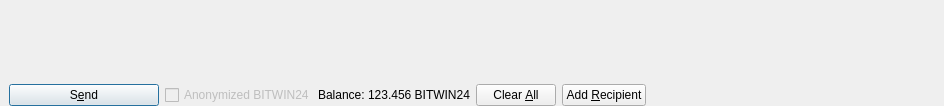
          <widget class="QWidget" name="scrollAreaWidgetContents">
           <property name="geometry">
            <rect>
             <x>0</x>
             <y>0</y>
             <width>944</width>
             <height>106</height>
            </rect>
           </property>
           <layout class="QVBoxLayout" name="verticalLayout_2" stretch="0,1,0">
            <property name="leftMargin">
             <number>0</number>
            </property>
            <property name="topMargin">
             <number>0</number>
            </property>
            <property name="rightMargin">
             <number>0</number>
            </property>
            <property name="bottomMargin">
             <number>0</number>
            </property>
            <item>
             <layout class="QVBoxLayout" name="entries">
              <property name="spacing">
               <number>6</number>
              </property>
             </layout>
            </item>
            <item>
             <spacer name="verticalSpacer">
              <property name="orientation">
               <enum>Qt::Vertical</enum>
              </property>
              <property name="sizeHint" stdset="0">
               <size>
                <width>20</width>
                <height>40</height>
               </size>
              </property>
             </spacer>
            </item>
            <item>
             <widget class="QFrame" name="frame_Send">
              <layout class="QHBoxLayout" name="horizontalLayout">
               <property name="bottomMargin">
                <number>0</number>
               </property>
               <item>
                <widget class="QPushButton" name="sendButton">
                 <property name="minimumSize">
                  <size>
                   <width>150</width>
                   <height>0</height>
                  </size>
                 </property>
                 <property name="toolTip">
                  <string>Confirm the send action</string>
                 </property>
                 <property name="text">
                  <string>S&amp;end</string>
                 </property>
                 <property name="icon">
                  <iconset resource="../bitwin24.qrc">
                   <normaloff>:/icons/send</normaloff>:/icons/send</iconset>
                 </property>
                 <property name="autoDefault">
                  <bool>false</bool>
                 </property>
                 <property name="default">
                  <bool>true</bool>
                 </property>
                </widget>
               </item>
               <item>
                <layout class="QHBoxLayout" name="horizontalLayout_2">
                 <property name="spacing">
                  <number>3</number>
                 </property>
                 <item>
                  <widget class="QCheckBox" name="checkzMAG">
                   <property name="enabled">
                    <bool>false</bool>
                   </property>
                   <property name="text">
                    <string>Anonymized BITWIN24</string>
                   </property>
                  </widget>
                 </item>
                 <item>
                  <widget class="QLabel" name="label">
                   <property name="text">
                    <string>Balance:</string>
                   </property>
                  </widget>
                 </item>
                 <item>
                  <widget class="QLabel" name="labelBalance">
                   <property name="sizePolicy">
                    <sizepolicy hsizetype="Preferred" vsizetype="Fixed">
                     <horstretch>0</horstretch>
                     <verstretch>0</verstretch>
                    </sizepolicy>
                   </property>
                   <property name="cursor">
                    <cursorShape>IBeamCursor</cursorShape>
                   </property>
                   <property name="text">
                    <string notr="true">123.456 BITWIN24</string>
                   </property>
                   <property name="textInteractionFlags">
                    <set>Qt::LinksAccessibleByMouse|Qt::TextSelectableByKeyboard|Qt::TextSelectableByMouse</set>
                   </property>
                  </widget>
                 </item>
                </layout>
               </item>
               <item>
                <widget class="QPushButton" name="clearButton">
                 <property name="sizePolicy">
                  <sizepolicy hsizetype="Minimum" vsizetype="Fixed">
                   <horstretch>0</horstretch>
                   <verstretch>0</verstretch>
                  </sizepolicy>
                 </property>
                 <property name="toolTip">
                  <string>Clear all fields of the form.</string>
                 </property>
                 <property name="text">
                  <string>Clear &amp;All</string>
                 </property>
                 <property name="icon">
                  <iconset resource="../bitwin24.qrc">
                   <normaloff>:/icons/remove</normaloff>:/icons/remove</iconset>
                 </property>
                 <property name="autoDefault">
                  <bool>false</bool>
                 </property>
                </widget>
               </item>
               <item>
                <widget class="QPushButton" name="addButton">
                 <property name="toolTip">
                  <string>Send to multiple recipients at once</string>
                 </property>
                 <property name="text">
                  <string>Add &amp;Recipient</string>
                 </property>
                 <property name="icon">
                  <iconset resource="../bitwin24.qrc">
                   <normaloff>:/icons/add</normaloff>:/icons/add</iconset>
                 </property>
                 <property name="autoDefault">
                  <bool>false</bool>
                 </property>
                </widget>
               </item>
               <item>
                <spacer name="horizontalSpacer">
                 <property name="orientation">
                  <enum>Qt::Horizontal</enum>
                 </property>
                 <property name="sizeHint" stdset="0">
                  <size>
                   <width>40</width>
                   <height>20</height>
                  </size>
                 </property>
                </spacer>
               </item>
              </layout>
             </widget>
            </item>
           </layout>
          </widget>
